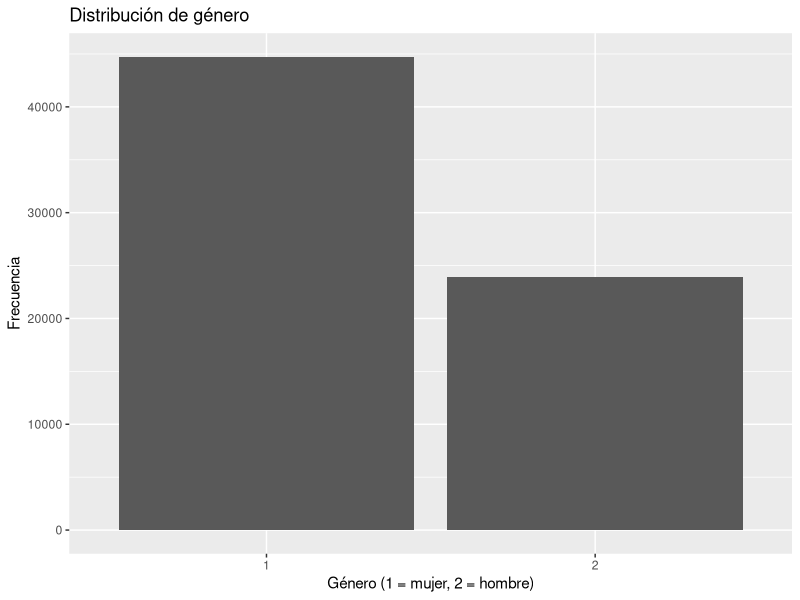
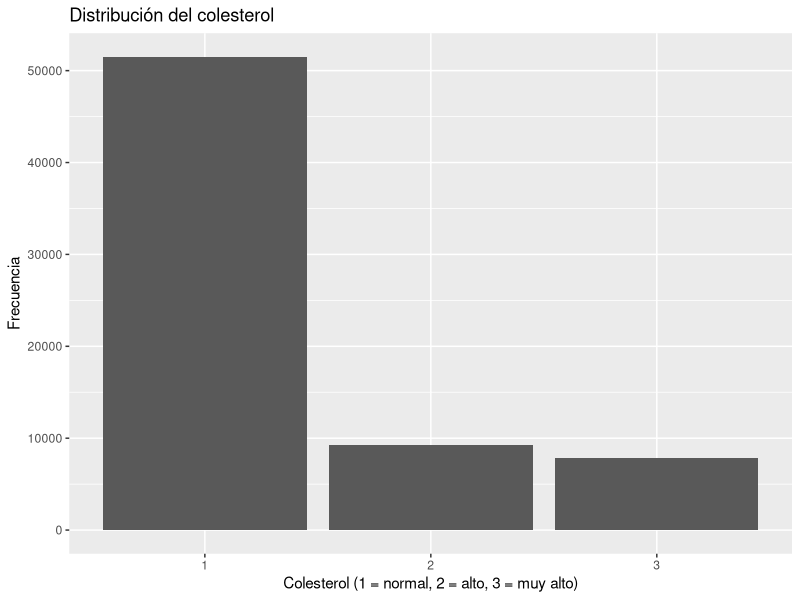
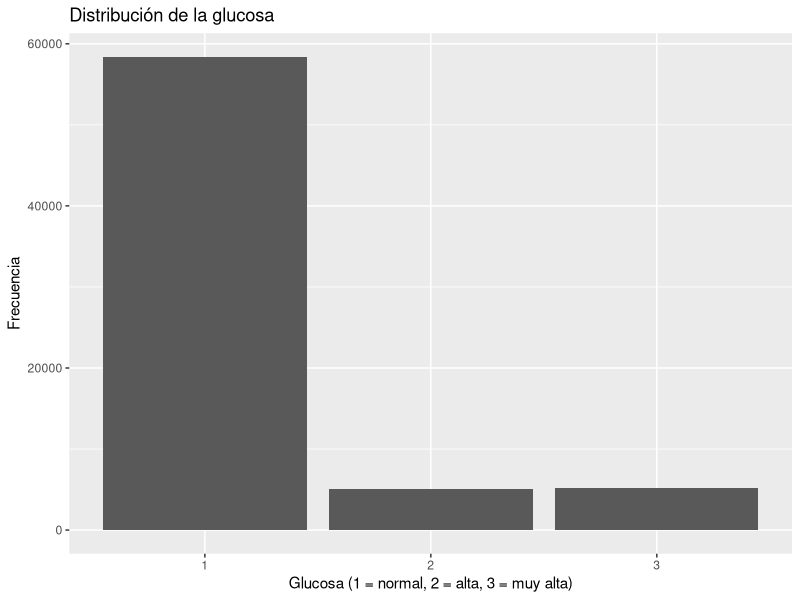
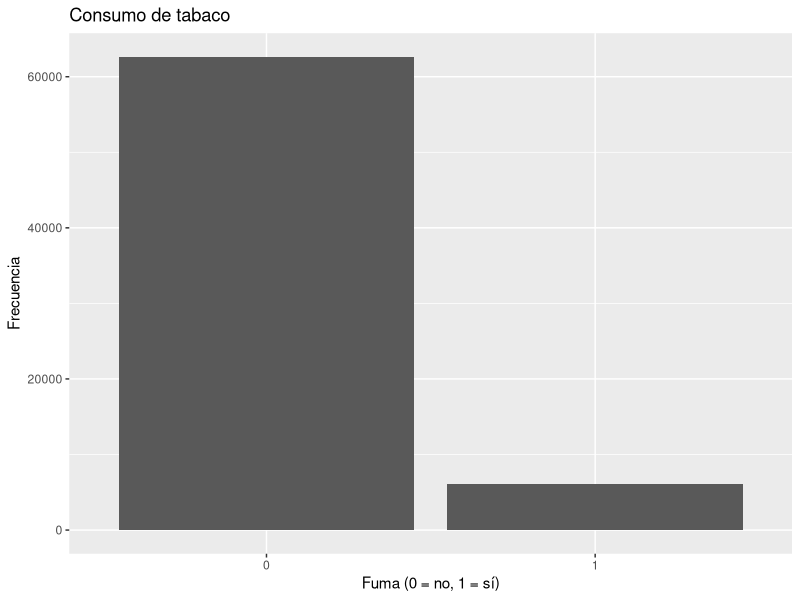
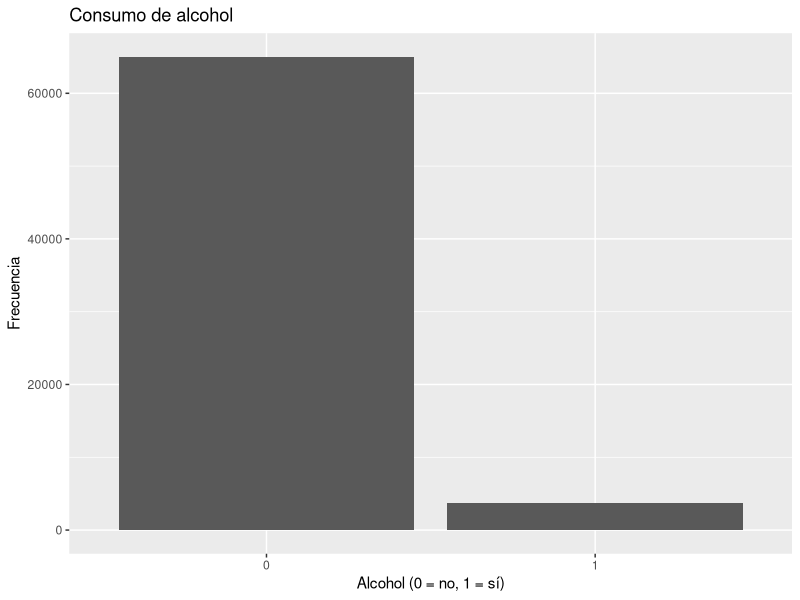
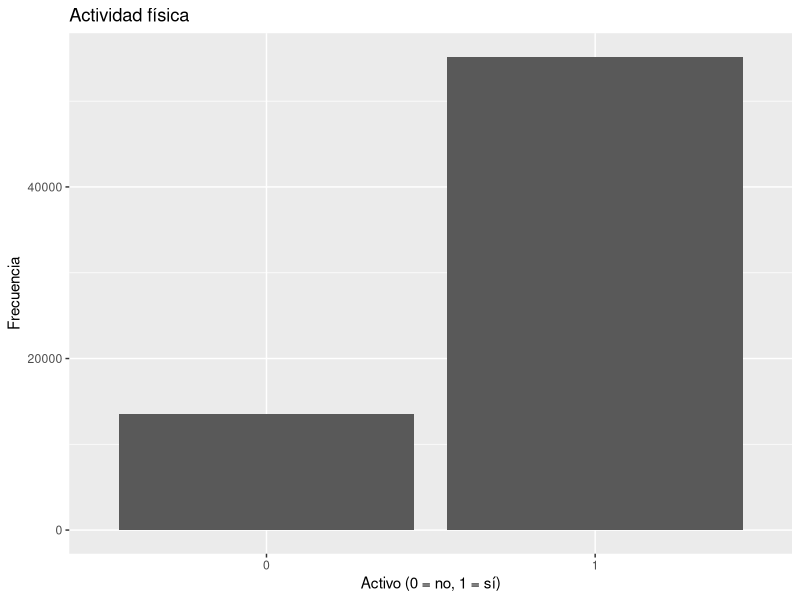
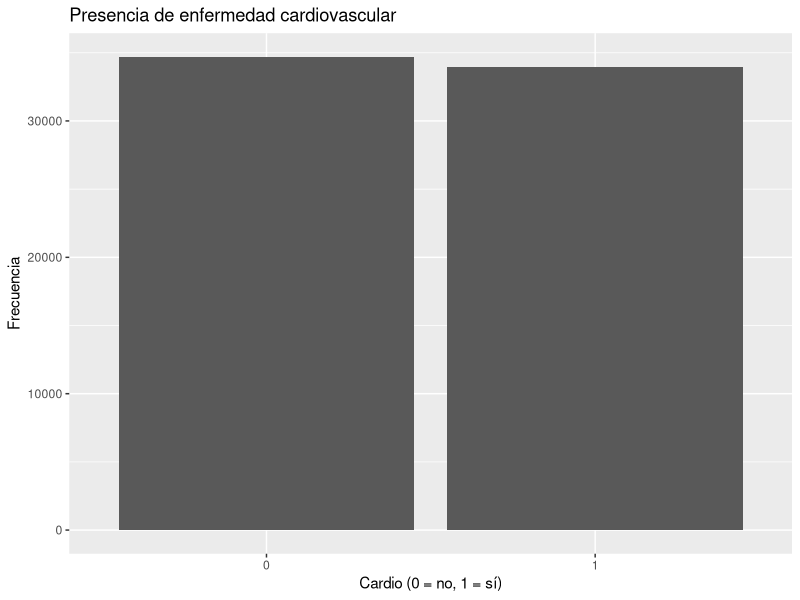
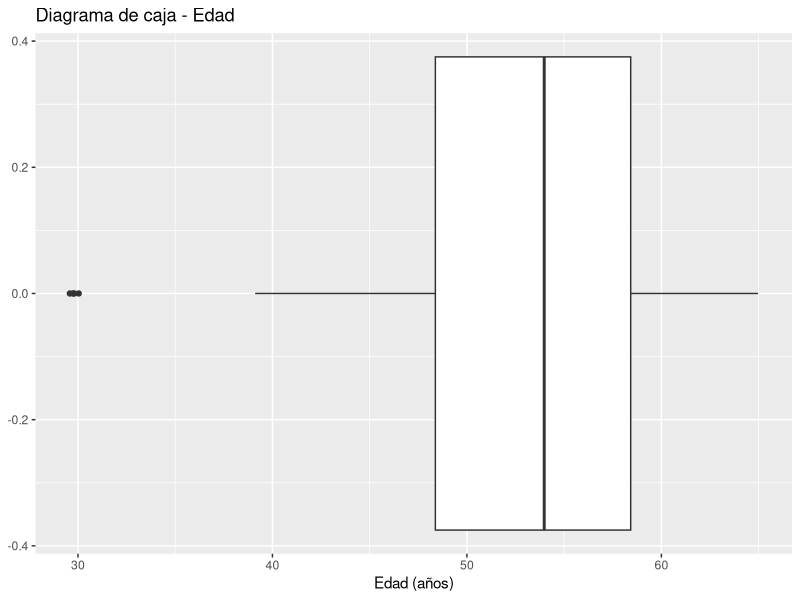

Recreate these plots in R, in order.
## ---- chunk 1
library(tidyverse)
## ---- chunk 2
dataset <- read_delim(
  "dataset.csv",
  delim = ";",
  show_col_types = FALSE
)
## ---- chunk 3
dim(dataset)
names(dataset)
## ---- chunk 4
glimpse(dataset)
## ---- chunk 5
summary(dataset)
## ---- chunk 6
moda <- function(x) {
  valores <- unique(x)
  valores[which.max(tabulate(match(x, valores)))]
}
## ---- chunk 7
variables_numericas <- dataset %>%
  select(age, height, weight, ap_hi, ap_lo)
## ---- chunk 8
variables_numericas_largo <- variables_numericas %>%
  pivot_longer(
    cols = everything(),
    names_to = "variable",
    values_to = "valor"
  )
## ---- chunk 9
resumen_estadistico <- variables_numericas_largo %>%
  group_by(variable) %>%
  summarise(
    media = mean(valor),
    mediana = median(valor),
    moda = moda(valor),
    Q1 = quantile(valor, 0.25),
    Q2 = quantile(valor, 0.50),
    Q3 = quantile(valor, 0.75),
    .groups = "drop"
  )

resumen_estadistico
## ---- chunk 10
deciles <- variables_numericas_largo %>%
  group_by(variable) %>%
  reframe(
    decil = 1:9,
    valor = quantile(valor, probs = seq(0.1, 0.9, by = 0.1))
  )

deciles
## ---- chunk 11
percentiles <- variables_numericas_largo %>%
  group_by(variable) %>%
  summarise(
    P10 = quantile(valor, 0.10),
    P25 = quantile(valor, 0.25),
    P50 = quantile(valor, 0.50),
    P75 = quantile(valor, 0.75),
    P90 = quantile(valor, 0.90),
    P95 = quantile(valor, 0.95),
    P99 = quantile(valor, 0.99),
    .groups = "drop"
  )

percentiles
## ---- chunk 12
variables_categoricas <- c(
  "gender",
  "cholesterol",
  "gluc",
  "smoke",
  "alco",
  "active",
  "cardio"
)
## ---- chunk 13
resumen_categoricas <- dataset %>%
  summarise(
    across(
      all_of(variables_categoricas),
      moda
    )
  )

resumen_categoricas
## ---- chunk 14
tabla_gender <- dataset %>%
  count(gender) %>%
  mutate(
    frecuencia_relativa = n / sum(n),
    frecuencia_porcentual = frecuencia_relativa * 100,
    frecuencia_acumulada = cumsum(n)
  )

tabla_gender
## ---- chunk 15
ggplot(dataset, aes(x = factor(gender))) +
  geom_bar() +
  labs(
    title = "Distribución de género",
    x = "Género (1 = mujer, 2 = hombre)",
    y = "Frecuencia"
  )
## ---- chunk 16
tabla_cholesterol <- dataset %>%
  count(cholesterol) %>%
  mutate(
    frecuencia_relativa = n / sum(n),
    frecuencia_porcentual = frecuencia_relativa * 100,
    frecuencia_acumulada = cumsum(n)
  )

tabla_cholesterol
## ---- chunk 17
ggplot(dataset, aes(x = factor(cholesterol))) +
  geom_bar() +
  labs(
    title = "Distribución del colesterol",
    x = "Colesterol (1 = normal, 2 = alto, 3 = muy alto)",
    y = "Frecuencia"
  )
## ---- chunk 18
tabla_gluc <- dataset %>%
  count(gluc) %>%
  mutate(
    frecuencia_relativa = n / sum(n),
    frecuencia_porcentual = frecuencia_relativa * 100,
    frecuencia_acumulada = cumsum(n)
  )

tabla_gluc
## ---- chunk 19
ggplot(dataset, aes(x = factor(gluc))) +
  geom_bar() +
  labs(
    title = "Distribución de la glucosa",
    x = "Glucosa (1 = normal, 2 = alta, 3 = muy alta)",
    y = "Frecuencia"
  )
## ---- chunk 20
tabla_smoke <- dataset %>%
  count(smoke) %>%
  mutate(
    frecuencia_relativa = n / sum(n),
    frecuencia_porcentual = frecuencia_relativa * 100,
    frecuencia_acumulada = cumsum(n)
  )

tabla_smoke
## ---- chunk 21
ggplot(dataset, aes(x = factor(smoke))) +
  geom_bar() +
  labs(
    title = "Consumo de tabaco",
    x = "Fuma (0 = no, 1 = sí)",
    y = "Frecuencia"
  )
## ---- chunk 22
tabla_alco <- dataset %>%
  count(alco) %>%
  mutate(
    frecuencia_relativa = n / sum(n),
    frecuencia_porcentual = frecuencia_relativa * 100,
    frecuencia_acumulada = cumsum(n)
  )

tabla_alco
## ---- chunk 23
ggplot(dataset, aes(x = factor(alco))) +
  geom_bar() +
  labs(
    title = "Consumo de alcohol",
    x = "Alcohol (0 = no, 1 = sí)",
    y = "Frecuencia"
  )
## ---- chunk 24
tabla_active <- dataset %>%
  count(active) %>%
  mutate(
    frecuencia_relativa = n / sum(n),
    frecuencia_porcentual = frecuencia_relativa * 100,
    frecuencia_acumulada = cumsum(n)
  )

tabla_active
## ---- chunk 25
ggplot(dataset, aes(x = factor(active))) +
  geom_bar() +
  labs(
    title = "Actividad física",
    x = "Activo (0 = no, 1 = sí)",
    y = "Frecuencia"
  )
## ---- chunk 26
tabla_cardio <- dataset %>%
  count(cardio) %>%
  mutate(
    frecuencia_relativa = n / sum(n),
    frecuencia_porcentual = frecuencia_relativa * 100,
    frecuencia_acumulada = cumsum(n)
  )

tabla_cardio
## ---- chunk 27
ggplot(dataset, aes(x = factor(cardio))) +
  geom_bar() +
  labs(
    title = "Presencia de enfermedad cardiovascular",
    x = "Cardio (0 = no, 1 = sí)",
    y = "Frecuencia"
  )
## ---- chunk 28
ggplot(dataset, aes(x = age)) +
  geom_boxplot() +
  labs(
    title = "Diagrama de caja - Edad",
    x = "Edad (años)"
  )
## ---- chunk 29
ggplot(dataset, aes(x = height)) +
  geom_boxplot() +
  labs(
    title = "Diagrama de caja - Altura",
    x = "Altura (cm)"
  )
## ---- chunk 30
ggplot(dataset, aes(x = weight)) +
  geom_boxplot() +
  labs(
    title = "Diagrama de caja - Peso",
    x = "Peso (kg)"
  )
## ---- chunk 31
ggplot(dataset, aes(x = ap_hi)) +
  geom_boxplot() +
  labs(
    title = "Diagrama de caja - Presión sistólica",
    x = "ap_hi (mmHg)"
  )
## ---- chunk 32
ggplot(dataset, aes(x = ap_lo)) +
  geom_boxplot() +
  labs(
    title = "Diagrama de caja - Presión diastólica",
    x = "ap_lo (mmHg)"
  )
## ---- chunk 33
tabla_edad <- dataset %>%
  mutate(
    intervalo = cut(
      age,
      breaks = seq(25, 65, by = 5),
      right = TRUE,
      include.lowest = TRUE
    )
  ) %>%
  count(intervalo, .drop = FALSE) %>%
  mutate(
    marca_clase = 25 + (row_number() - 0.5) * 5,
    frecuencia_relativa = n / sum(n),
    frecuencia_porcentual = frecuencia_relativa * 100,
    frecuencia_acumulada = cumsum(n)
  )

tabla_edad
## ---- chunk 34
ggplot(dataset, aes(x = age)) +
  geom_histogram(
    breaks = seq(25, 65, by = 5)
  ) +
  labs(
    title = "Distribución de la edad",
    x = "Edad (años)",
    y = "Frecuencia"
  )
## ---- chunk 35
tabla_height <- dataset %>%
  mutate(
    intervalo = cut(
      height,
      breaks = seq(50, 250, by = 10),
      right = TRUE,
      include.lowest = TRUE
    )
  ) %>%
  count(intervalo, .drop = FALSE) %>%
  mutate(
    marca_clase = 50 + (row_number() - 0.5) * 10,
    frecuencia_relativa = n / sum(n),
    frecuencia_porcentual = frecuencia_relativa * 100,
    frecuencia_acumulada = cumsum(n)
  )

tabla_height
## ---- chunk 36
ggplot(dataset, aes(x = height)) +
  geom_histogram(
    breaks = seq(50, 250, by = 10)
  ) +
  labs(
    title = "Distribución de la altura",
    x = "Altura (cm)",
    y = "Frecuencia"
  )
## ---- chunk 37
tabla_weight <- dataset %>%
  mutate(
    intervalo = cut(
      weight,
      breaks = seq(10, 200, by = 10),
      right = TRUE,
      include.lowest = TRUE
    )
  ) %>%
  count(intervalo, .drop = FALSE) %>%
  mutate(
    marca_clase = 10 + (row_number() - 0.5) * 10,
    frecuencia_relativa = n / sum(n),
    frecuencia_porcentual = frecuencia_relativa * 100,
    frecuencia_acumulada = cumsum(n)
  )

tabla_weight
## ---- chunk 38
ggplot(dataset, aes(x = weight)) +
  geom_histogram(
    breaks = seq(10, 200, by = 10)
  ) +
  labs(
    title = "Distribución del peso",
    x = "Peso (kg)",
    y = "Frecuencia"
  )
## ---- chunk 39
tabla_ap_hi <- dataset %>%
  mutate(
    intervalo = cut(
      ap_hi,
      breaks = seq(70, 240, by = 10),
      right = TRUE,
      include.lowest = TRUE
    )
  ) %>%
  count(intervalo, .drop = FALSE) %>%
  mutate(
    marca_clase = 70 + (row_number() - 0.5) * 10,
    frecuencia_relativa = n / sum(n),
    frecuencia_porcentual = frecuencia_relativa * 100,
    frecuencia_acumulada = cumsum(n)
  )

tabla_ap_hi
## ---- chunk 40
ggplot(dataset, aes(x = ap_hi)) +
  geom_histogram(
    breaks = seq(70, 240, by = 10)
  ) +
  labs(
    title = "Distribución de la presión sistólica",
    x = "ap_hi (mmHg)",
    y = "Frecuencia"
  )
## ---- chunk 41
tabla_ap_lo <- dataset %>%
  mutate(
    intervalo = cut(
      ap_lo,
      breaks = seq(40, 150, by = 10),
      right = TRUE,
      include.lowest = TRUE
    )
  ) %>%
  count(intervalo, .drop = FALSE) %>%
  mutate(
    marca_clase = 40 + (row_number() - 0.5) * 10,
    frecuencia_relativa = n / sum(n),
    frecuencia_porcentual = frecuencia_relativa * 100,
    frecuencia_acumulada = cumsum(n)
  )

tabla_ap_lo
## ---- chunk 42
ggplot(dataset, aes(x = ap_lo)) +
  geom_histogram(
    breaks = seq(40, 150, by = 10)
  ) +
  labs(
    title = "Distribución de la presión diastólica",
    x = "ap_lo (mmHg)",
    y = "Frecuencia"
  )
## ---- chunk 43
asimetria <- function(x) {
  n <- length(x)
  m <- mean(x)
  s <- sd(x)

  (sum((x - m)^3) / n) / s^3
}
## ---- chunk 44
tabla_asimetria <- tibble(
  variable = c("age", "height", "weight", "ap_hi", "ap_lo"),
  asimetria = c(
    asimetria(dataset$age),
    asimetria(dataset$height),
    asimetria(dataset$weight),
    asimetria(dataset$ap_hi),
    asimetria(dataset$ap_lo)
  )
)

tabla_asimetria
